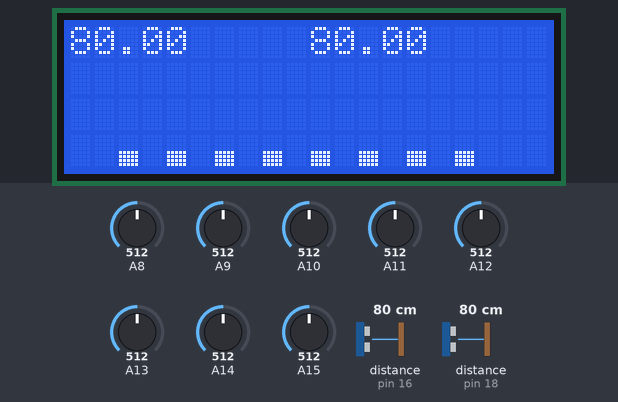
Simulated run of this sketch. Board: Arduino Mega 2560, built with avr-gcc and run on an emulated ATmega2560. On the bench: 20×4 character LCD. Inputs (shaded band) come from the test bench; at power-on: distance to the obstacle (sensors on pin 16, pin 18) 80 cm, A8 = 512, A9 = 512, A10 = 512, A11 = 512, A12 = 512, A13 = 512, A14 = 512, A15 = 512. The echo pulse lasts 58.3 µs per cm; what the sketch prints to the serial monitor is not drawn.

Above: at 1.3 s.
1.4 s: distance to the obstacle (sensor on pin 16) set to 97 cm
At 3.0 s:
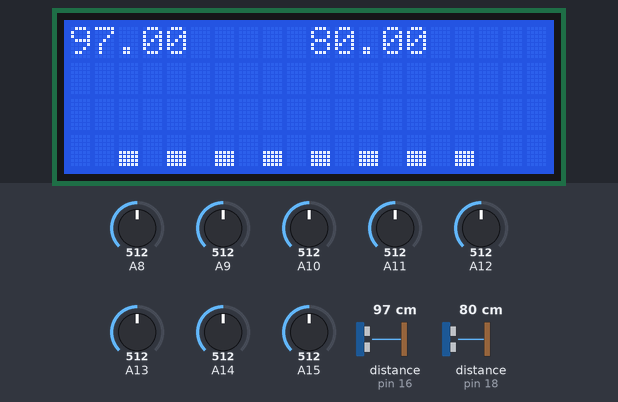
3.8 s: distance to the obstacle (sensor on pin 16) set to 105 cm
At 5.7 s:
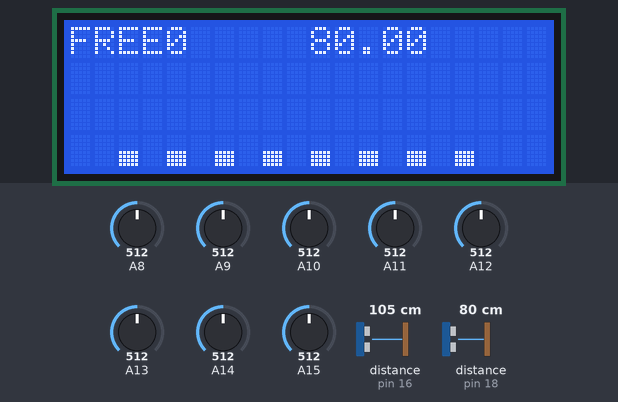
6.0 s: A8 set to 528
8.3 s: A9 set to 716
10.4 s: A10 set to 530
At 11.5 s:
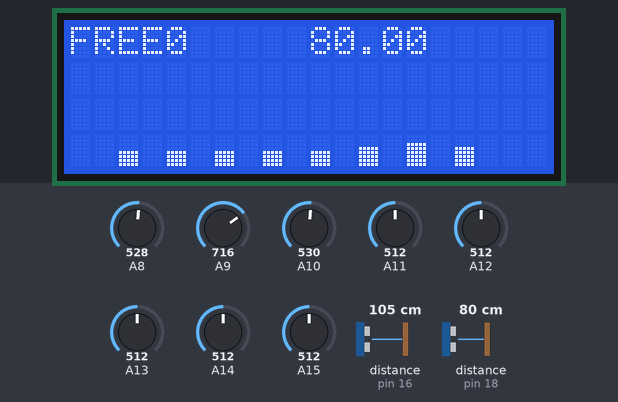
12.6 s: A11 set to 716
Timing chart, 0 to 15.6 s (numbered marks = the images above; inputs shaded):
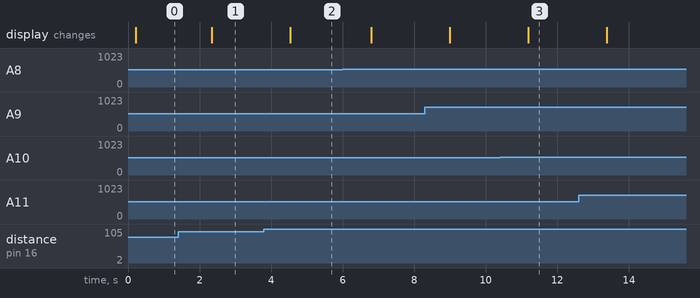

The sketch:

5_sensors_all.ino
```cpp
#include <HCSR04.h> //by Martin Sosic
#include <LiquidCrystal_I2C.h>
#include <QTRSensors.h>

UltraSonicDistanceSensor jobboldali_szenzor(19,18); //trigger white in 19 and echo 18 in green
UltraSonicDistanceSensor baloldali_szenzor(17,16);  //trigger white in 17 and echo 16 in green
float jobboldali_tav, baloldali_tav;

//line following
QTRSensors qtr;
const uint8_t SensorCount = 8;
uint16_t sensorValues[SensorCount];
byte sensorValue_lebutitott[SensorCount];

//0x27
//0x3F possible LCD TWIO addresses

LiquidCrystal_I2C lcd(0x27,20,4);
//LiquidCrystal_I2C lcd(0x3F,20,4);

uint8_t charmap[8];

void setup()
{
  //LCD inti
  lcd.init();
  lcd.backlight();
  //new chars
  /*
   *   ***00000
   *   ***01010
   *   ***01010
   *   ***00000
   *   ***10001
   *   ***01110
   *   ***00000
   *   ***00000  */

   charmap[0] = 0b00000000;
   charmap[1] = 0b00000000;
   charmap[2] = 0b00000000;
   charmap[3] = 0b00000000;
   charmap[4] = 0b00000000;
   charmap[5] = 0b00000000;
   charmap[6] = 0b00000000;
   charmap[7] = 0b00011111;
   lcd.createChar(0,charmap);
   charmap[6] = 0b00011111;
   lcd.createChar(1,charmap);
   charmap[5] = 0b00011111;
   lcd.createChar(2,charmap);
   charmap[4] = 0b00011111;
   lcd.createChar(3,charmap);
   charmap[3] = 0b00011111;
   lcd.createChar(4,charmap);
   charmap[2] = 0b00011111;
   lcd.createChar(5,charmap);
   charmap[1] = 0b00011111;
   lcd.createChar(6,charmap);
   charmap[0] = 0b00011111;
   lcd.createChar(7,charmap);

  //soros kommunikacio
  Serial.begin(9600);
  Serial.println("Ultrahang Sensors");

  qtr.setTypeAnalog();
  qtr.setSensorPins((const uint8_t[]){A15, A14, A13, A12, A11, A10, A9, A8}, SensorCount);
  qtr.setEmitterPin(52);

}

void loop()
{
  //kiolvassuk az ultrahang tavolsagszenzorokat
  jobboldali_tav = jobboldali_szenzor.measureDistanceCm();
  baloldali_tav = baloldali_szenzor.measureDistanceCm();

  //Serial.print(" left = ");
 // Serial.println(baloldali_tav);
  lcd.setCursor(0,0);
  //lcd.print("bal = ");
  if (baloldali_tav<100)
    {
    lcd.print(baloldali_tav,2);
    lcd.print("   ");
    }
  else lcd.print("FREE");
  delay(25);

  //Serial.print("jobb = ");
  //Serial.print(jobboldali_tav);
  lcd.setCursor(10,0);
  //lcd.print("jobb = ");
  if (jobboldali_tav<100)
    {
    lcd.print(jobboldali_tav,2);
    lcd.print("   ");
    }
  else lcd.print("FREE");
  delay(25);

  //beolvassuk a vonalkoveto szenzor ertekeket
  qtr.read(sensorValues);

  for (uint8_t i = 0; i < SensorCount; i++)
  {
    Serial.print(sensorValues[i]);
    Serial.print('\t');
  }
  Serial.println();

 for (uint8_t i = 0; i < SensorCount; i++)
  {
    // sersorvalue lebutitott megy 0..8ig sensorvalue megy 0..1024ig
    //400..950  -400   0..550     /550   0..1  x 8 0..8

/*
    if (sensorValues[i]<400) sensorValue_lebutitott[i] = 0;
    else if (sensorValues[i]>950) sensorValue_lebutitott[i] = 7;
    else sensorValue_lebutitott[i] = (sensorValues[i]-400 ) / 69;
*/

    //sensor value with a lower resolution
    sensorValue_lebutitott[i] = sensorValues[i] /128;

    Serial.print(sensorValue_lebutitott[i]);
    Serial.print('\t');
  }
  Serial.println();

  for (uint8_t i = 0; i < SensorCount; i++)
  {

  //show the IR results
   lcd.setCursor(2+i*2,3);
   lcd.write(sensorValue_lebutitott[i]);

  }


  delay(1000);
  }
```

Measured:
- the behaviour switches between 99 and 100 cm on distance to the obstacle (sensor on pin 16) (found by bisection; images 1 and 2)
- the behaviour switches between 512 and 513 on A10 (found by bisection; images 2 and 3)
- after the input at 1.4 s, the display: changes after 0.94 s (image 1)
- after the input at 3.8 s, the display: changes after 0.73 s (image 2)
- after the input at 10.4 s, the display: changes after 0.79 s (image 3)
